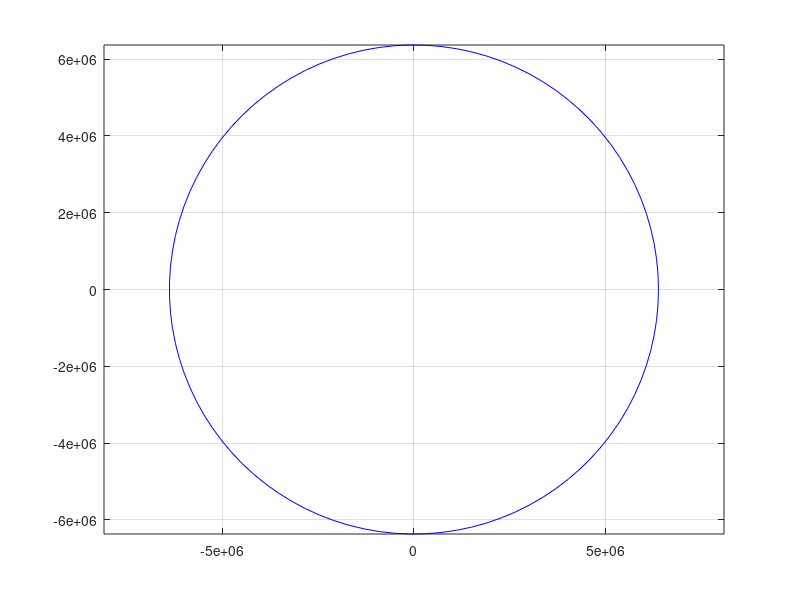

Recreate this plot in MATLAB. (Note: this script raises an error after producing the figure.)
clear, clf, hold off;
n=0;
h=1;
k=750;
tfin=500000;
theta = linspace(0, 2*pi, 100);
r = 6.371e6;

x = r*cos(theta);
y = r*sin(theta);

plot(x, y, 'b');
axis equal;
grid on;
hold on;

for vy=3000.0:k:6000.0
    vx=7000.0; y=r; x=0; n=0;
    px(1)=x; py(1)=y;
    for t=0:h:tfin
        n=n+1;
        x=x+vx*h;
        y=y+vy*h;
        vx=vx+ax(x,y)*h;
        vy=vy+ay(x,y)*h;
        px(n+1)=x;
        py(n+1)=y;
        R=x^2+y^2;
        if sqrt(R)<r;
            break;
        end
    end
    plot(px,py); hold on
end
hold off